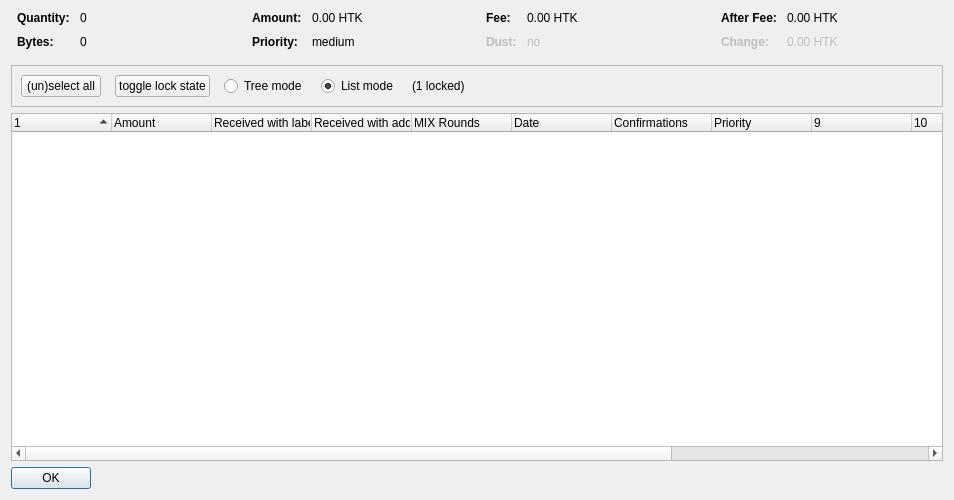
<?xml version="1.0" encoding="UTF-8"?>
<ui version="4.0">
 <class>CoinControlDialog</class>
 <widget class="QDialog" name="CoinControlDialog">
  <property name="geometry">
   <rect>
    <x>0</x>
    <y>0</y>
    <width>954</width>
    <height>500</height>
   </rect>
  </property>
  <property name="windowTitle">
   <string>Coin Selection</string>
  </property>
  <layout class="QVBoxLayout" name="verticalLayout">
   <item>
    <layout class="QHBoxLayout" name="horizontalLayoutTop" stretch="0,0,0,0">
     <property name="topMargin">
      <number>0</number>
     </property>
     <property name="bottomMargin">
      <number>10</number>
     </property>
     <item>
      <layout class="QFormLayout" name="formLayoutCoinControl1">
       <property name="horizontalSpacing">
        <number>10</number>
       </property>
       <property name="verticalSpacing">
        <number>10</number>
       </property>
       <property name="leftMargin">
        <number>6</number>
       </property>
       <property name="rightMargin">
        <number>6</number>
       </property>
       <item row="0" column="0">
        <widget class="QLabel" name="labelCoinControlQuantityText">
         <property name="font">
          <font>
           <weight>75</weight>
           <bold>true</bold>
          </font>
         </property>
         <property name="text">
          <string>Quantity:</string>
         </property>
        </widget>
       </item>
       <item row="0" column="1">
        <widget class="QLabel" name="labelCoinControlQuantity">
         <property name="cursor">
          <cursorShape>IBeamCursor</cursorShape>
         </property>
         <property name="contextMenuPolicy">
          <enum>Qt::ActionsContextMenu</enum>
         </property>
         <property name="text">
          <string notr="true">0</string>
         </property>
         <property name="textInteractionFlags">
          <set>Qt::LinksAccessibleByMouse|Qt::TextSelectableByKeyboard|Qt::TextSelectableByMouse</set>
         </property>
        </widget>
       </item>
       <item row="1" column="0">
        <widget class="QLabel" name="labelCoinControlBytesText">
         <property name="font">
          <font>
           <weight>75</weight>
           <bold>true</bold>
          </font>
         </property>
         <property name="text">
          <string>Bytes:</string>
         </property>
        </widget>
       </item>
       <item row="1" column="1">
        <widget class="QLabel" name="labelCoinControlBytes">
         <property name="cursor">
          <cursorShape>IBeamCursor</cursorShape>
         </property>
         <property name="contextMenuPolicy">
          <enum>Qt::ActionsContextMenu</enum>
         </property>
         <property name="text">
          <string notr="true">0</string>
         </property>
         <property name="textInteractionFlags">
          <set>Qt::LinksAccessibleByMouse|Qt::TextSelectableByKeyboard|Qt::TextSelectableByMouse</set>
         </property>
        </widget>
       </item>
      </layout>
     </item>
     <item>
      <layout class="QFormLayout" name="formLayoutCoinControl2">
       <property name="horizontalSpacing">
        <number>10</number>
       </property>
       <property name="verticalSpacing">
        <number>10</number>
       </property>
       <property name="leftMargin">
        <number>6</number>
       </property>
       <property name="rightMargin">
        <number>6</number>
       </property>
       <item row="0" column="0">
        <widget class="QLabel" name="labelCoinControlAmountText">
         <property name="font">
          <font>
           <weight>75</weight>
           <bold>true</bold>
          </font>
         </property>
         <property name="text">
          <string>Amount:</string>
         </property>
        </widget>
       </item>
       <item row="0" column="1">
        <widget class="QLabel" name="labelCoinControlAmount">
         <property name="cursor">
          <cursorShape>IBeamCursor</cursorShape>
         </property>
         <property name="contextMenuPolicy">
          <enum>Qt::ActionsContextMenu</enum>
         </property>
         <property name="text">
          <string notr="true">0.00 HTK</string>
         </property>
         <property name="textInteractionFlags">
          <set>Qt::LinksAccessibleByMouse|Qt::TextSelectableByKeyboard|Qt::TextSelectableByMouse</set>
         </property>
        </widget>
       </item>
       <item row="1" column="0">
        <widget class="QLabel" name="labelCoinControlPriorityText">
         <property name="font">
          <font>
           <weight>75</weight>
           <bold>true</bold>
          </font>
         </property>
         <property name="text">
          <string>Priority:</string>
         </property>
        </widget>
       </item>
       <item row="1" column="1">
        <widget class="QLabel" name="labelCoinControlPriority">
         <property name="cursor">
          <cursorShape>IBeamCursor</cursorShape>
         </property>
         <property name="contextMenuPolicy">
          <enum>Qt::ActionsContextMenu</enum>
         </property>
         <property name="text">
          <string>medium</string>
         </property>
         <property name="textInteractionFlags">
          <set>Qt::LinksAccessibleByMouse|Qt::TextSelectableByKeyboard|Qt::TextSelectableByMouse</set>
         </property>
        </widget>
       </item>
      </layout>
     </item>
     <item>
      <layout class="QFormLayout" name="formLayoutCoinControl3">
       <property name="horizontalSpacing">
        <number>10</number>
       </property>
       <property name="verticalSpacing">
        <number>10</number>
       </property>
       <property name="leftMargin">
        <number>6</number>
       </property>
       <property name="rightMargin">
        <number>6</number>
       </property>
       <item row="0" column="0">
        <widget class="QLabel" name="labelCoinControlFeeText">
         <property name="font">
          <font>
           <weight>75</weight>
           <bold>true</bold>
          </font>
         </property>
         <property name="text">
          <string>Fee:</string>
         </property>
        </widget>
       </item>
       <item row="0" column="1">
        <widget class="QLabel" name="labelCoinControlFee">
         <property name="cursor">
          <cursorShape>IBeamCursor</cursorShape>
         </property>
         <property name="contextMenuPolicy">
          <enum>Qt::ActionsContextMenu</enum>
         </property>
         <property name="text">
          <string notr="true">0.00 HTK</string>
         </property>
         <property name="textInteractionFlags">
          <set>Qt::LinksAccessibleByMouse|Qt::TextSelectableByKeyboard|Qt::TextSelectableByMouse</set>
         </property>
        </widget>
       </item>
       <item row="1" column="0">
        <widget class="QLabel" name="labelCoinControlLowOutputText">
         <property name="enabled">
          <bool>false</bool>
         </property>
         <property name="font">
          <font>
           <weight>75</weight>
           <bold>true</bold>
          </font>
         </property>
         <property name="text">
          <string>Dust:</string>
         </property>
        </widget>
       </item>
       <item row="1" column="1">
        <widget class="QLabel" name="labelCoinControlLowOutput">
         <property name="enabled">
          <bool>false</bool>
         </property>
         <property name="cursor">
          <cursorShape>IBeamCursor</cursorShape>
         </property>
         <property name="contextMenuPolicy">
          <enum>Qt::ActionsContextMenu</enum>
         </property>
         <property name="text">
          <string>no</string>
         </property>
         <property name="textInteractionFlags">
          <set>Qt::LinksAccessibleByMouse|Qt::TextSelectableByKeyboard|Qt::TextSelectableByMouse</set>
         </property>
        </widget>
       </item>
      </layout>
     </item>
     <item>
      <layout class="QFormLayout" name="formLayoutCoinControl4">
       <property name="horizontalSpacing">
        <number>10</number>
       </property>
       <property name="verticalSpacing">
        <number>10</number>
       </property>
       <property name="leftMargin">
        <number>6</number>
       </property>
       <property name="rightMargin">
        <number>6</number>
       </property>
       <item row="0" column="0">
        <widget class="QLabel" name="labelCoinControlAfterFeeText">
         <property name="font">
          <font>
           <weight>75</weight>
           <bold>true</bold>
          </font>
         </property>
         <property name="text">
          <string>After Fee:</string>
         </property>
        </widget>
       </item>
       <item row="0" column="1">
        <widget class="QLabel" name="labelCoinControlAfterFee">
         <property name="cursor">
          <cursorShape>IBeamCursor</cursorShape>
         </property>
         <property name="contextMenuPolicy">
          <enum>Qt::ActionsContextMenu</enum>
         </property>
         <property name="text">
          <string notr="true">0.00 HTK</string>
         </property>
         <property name="textInteractionFlags">
          <set>Qt::LinksAccessibleByMouse|Qt::TextSelectableByKeyboard|Qt::TextSelectableByMouse</set>
         </property>
        </widget>
       </item>
       <item row="1" column="0">
        <widget class="QLabel" name="labelCoinControlChangeText">
         <property name="enabled">
          <bool>false</bool>
         </property>
         <property name="font">
          <font>
           <weight>75</weight>
           <bold>true</bold>
          </font>
         </property>
         <property name="text">
          <string>Change:</string>
         </property>
        </widget>
       </item>
       <item row="1" column="1">
        <widget class="QLabel" name="labelCoinControlChange">
         <property name="enabled">
          <bool>false</bool>
         </property>
         <property name="cursor">
          <cursorShape>IBeamCursor</cursorShape>
         </property>
         <property name="contextMenuPolicy">
          <enum>Qt::ActionsContextMenu</enum>
         </property>
         <property name="text">
          <string notr="true">0.00 HTK</string>
         </property>
         <property name="textInteractionFlags">
          <set>Qt::LinksAccessibleByMouse|Qt::TextSelectableByKeyboard|Qt::TextSelectableByMouse</set>
         </property>
        </widget>
       </item>
      </layout>
     </item>
    </layout>
   </item>
   <item>
    <widget class="QFrame" name="frame">
     <property name="minimumSize">
      <size>
       <width>0</width>
       <height>40</height>
      </size>
     </property>
     <property name="frameShape">
      <enum>QFrame::StyledPanel</enum>
     </property>
     <property name="frameShadow">
      <enum>QFrame::Sunken</enum>
     </property>
     <layout class="QHBoxLayout" name="horizontalLayout">
      <item>
       <layout class="QHBoxLayout" name="horizontalLayoutPanel" stretch="0,0,0,0,0,0">
        <property name="spacing">
         <number>14</number>
        </property>
        <item>
         <widget class="QPushButton" name="pushButtonSelectAll">
          <property name="sizePolicy">
           <sizepolicy hsizetype="Maximum" vsizetype="Fixed">
            <horstretch>0</horstretch>
            <verstretch>0</verstretch>
           </sizepolicy>
          </property>
          <property name="text">
           <string>(un)select all</string>
          </property>
          <property name="autoDefault">
           <bool>false</bool>
          </property>
         </widget>
        </item>
        <item>
         <widget class="QPushButton" name="pushButtonToggleLock">
          <property name="sizePolicy">
           <sizepolicy hsizetype="Maximum" vsizetype="Fixed">
            <horstretch>0</horstretch>
            <verstretch>0</verstretch>
           </sizepolicy>
          </property>
          <property name="text">
           <string>toggle lock state</string>
          </property>
          <property name="autoDefault">
           <bool>false</bool>
          </property>
         </widget>
        </item>
        <item>
         <widget class="QRadioButton" name="radioTreeMode">
          <property name="sizePolicy">
           <sizepolicy hsizetype="Maximum" vsizetype="Fixed">
            <horstretch>0</horstretch>
            <verstretch>0</verstretch>
           </sizepolicy>
          </property>
          <property name="text">
           <string>Tree mode</string>
          </property>
         </widget>
        </item>
        <item>
         <widget class="QRadioButton" name="radioListMode">
          <property name="sizePolicy">
           <sizepolicy hsizetype="Maximum" vsizetype="Fixed">
            <horstretch>0</horstretch>
            <verstretch>0</verstretch>
           </sizepolicy>
          </property>
          <property name="text">
           <string>List mode</string>
          </property>
          <property name="checked">
           <bool>true</bool>
          </property>
         </widget>
        </item>
        <item>
         <widget class="QLabel" name="labelLocked">
          <property name="text">
           <string>(1 locked)</string>
          </property>
         </widget>
        </item>
        <item>
         <spacer name="horizontalSpacer">
          <property name="orientation">
           <enum>Qt::Horizontal</enum>
          </property>
          <property name="sizeHint" stdset="0">
           <size>
            <width>40</width>
            <height>20</height>
           </size>
          </property>
         </spacer>
        </item>
       </layout>
      </item>
     </layout>
    </widget>
   </item>
   <item>
    <widget class="CoinControlTreeWidget" name="treeWidget">
     <property name="contextMenuPolicy">
      <enum>Qt::CustomContextMenu</enum>
     </property>
     <property name="sortingEnabled">
      <bool>false</bool>
     </property>
     <property name="columnCount">
      <number>13</number>
     </property>
     <attribute name="headerShowSortIndicator" stdset="0">
      <bool>true</bool>
     </attribute>
     <attribute name="headerStretchLastSection">
      <bool>false</bool>
     </attribute>
     <column>
      <property name="text">
       <string/>
      </property>
     </column>
     <column>
      <property name="text">
       <string>Amount</string>
      </property>
     </column>
     <column>
      <property name="text">
       <string>Received with label</string>
      </property>
     </column>
     <column>
      <property name="text">
       <string>Received with address</string>
      </property>
     </column>
     <column>
      <property name="text">
       <string>MIX Rounds</string>
      </property>
     </column>
     <column>
      <property name="text">
       <string>Date</string>
      </property>
     </column>
     <column>
      <property name="text">
       <string>Confirmations</string>
      </property>
      <property name="toolTip">
       <string>Confirmed</string>
      </property>
     </column>
     <column>
      <property name="text">
       <string>Priority</string>
      </property>
     </column>
     <column>
      <property name="text">
       <string/>
      </property>
     </column>
     <column>
      <property name="text">
       <string/>
      </property>
     </column>
     <column>
      <property name="text">
       <string/>
      </property>
     </column>
     <column>
      <property name="text">
       <string/>
      </property>
     </column>
     <column>
      <property name="text">
       <string/>
      </property>
     </column>
    </widget>
   </item>
   <item>
    <widget class="QDialogButtonBox" name="buttonBox">
     <property name="sizePolicy">
      <sizepolicy hsizetype="Maximum" vsizetype="Fixed">
       <horstretch>0</horstretch>
       <verstretch>0</verstretch>
      </sizepolicy>
     </property>
     <property name="orientation">
      <enum>Qt::Horizontal</enum>
     </property>
     <property name="standardButtons">
      <set>QDialogButtonBox::Ok</set>
     </property>
    </widget>
   </item>
  </layout>
 </widget>
 <customwidgets>
  <customwidget>
   <class>CoinControlTreeWidget</class>
   <extends>QTreeWidget</extends>
   <header>coincontroltreewidget.h</header>
  </customwidget>
 </customwidgets>
 <resources/>
 <connections/>
</ui>
